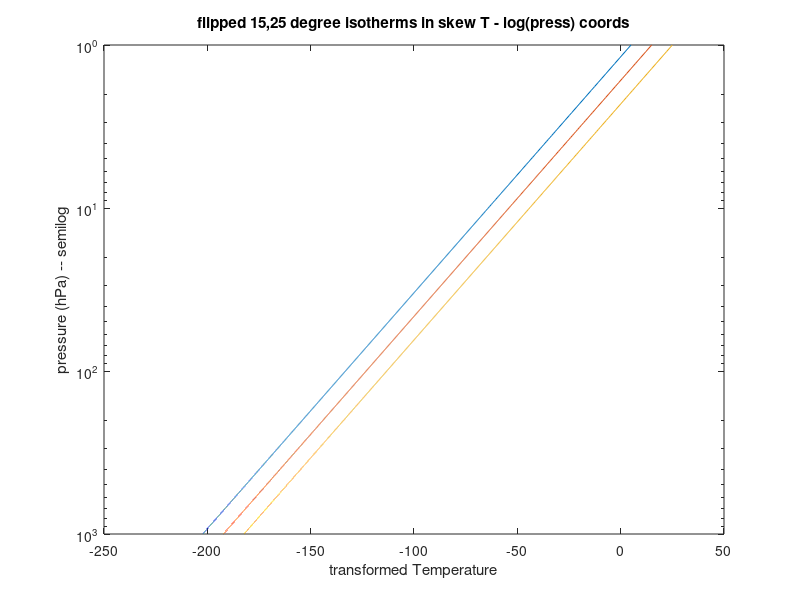

The MATLAB source for this figure:
%step 2:  now flip the x,y coords

function plot_two()
   press=1.:0.1:1000.;
   skew=30.;
   Temp5=5;
   Temp15=15;
   Temp25=25;
   figure(2)
   clf;
   semilogy(convertTempToSkew(Temp5,press,skew),press);
   hold on;
   semilogy(convertTempToSkew(Temp15,press,skew),press);
   semilogy(convertTempToSkew(Temp25,press,skew),press);
   set(gca,'yscale','log','ydir','reverse');
   hold off;
   title('flipped 15,25 degree isotherms in skew T - log(press) coords')
   ylabel('pressure (hPa) -- semilog')
   xlabel('transformed Temperature')
end

function skewX=convertTempToSkew(Temp,press,skew)
     %input Temp  in degC and press in hPa
     %output transformed Temp in potting coords
     if(press > 1000);
       fprintf('press %f is more than 1000 hPa, expecting mililbars',press)
     end
     if(Temp > 100);
       fprintf('Temp %f is more than 100 degC, expecting centigrade',Temp)
     end
     skewX=Temp - skew*log(press);
end     

 